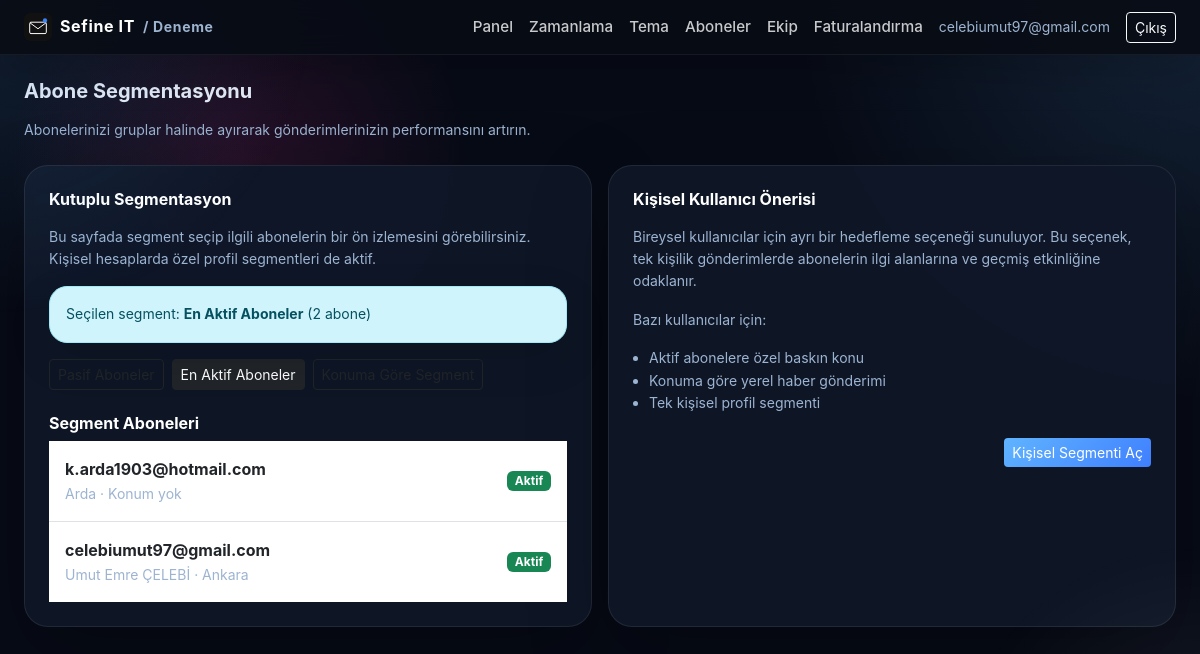
/panel/segments?segment=active (signed in), run on the app's committed database.
### app/models.py (models this page shows)
class Organization(Base):
    __tablename__ = "organizations"
    id = Column(Integer, primary_key=True)
    name = Column(String(200), nullable=False)
    slug = Column(String(200), unique=True, nullable=False)
    brand_name = Column(String(200), nullable=False)  # mail/panelde görünen marka adı
    owner_email = Column(String(255), nullable=False)
    account_type = Column(String(20), default="company", nullable=False)  # company | individual
    sector_id = Column(Integer, ForeignKey("sectors.id"), nullable=True)  # kayıt sırasında seçilen sektör
    mail_theme = Column(String(20), default="klasik", nullable=False)  # klasik | minimal
    mail_accent = Column(String(20), default="#111111", nullable=False)  # bültende kullanılan vurgu rengi (hex)
    created_at = Column(DateTime, default=datetime.utcnow, nullable=False)
    plan = Column(String(30), default="free", nullable=False)  # free | starter | pro
    subscription_status = Column(String(30), default="trialing", nullable=False)
    trial_ends_at = Column(DateTime, nullable=True)
    subscription_expires_at = Column(DateTime, nullable=True)  # Shopier tekrarlayan ödeme yapmadığı için manuel takip edilir
    current_duration_days = Column(Integer, nullable=True)  # 30/90/180/365 - hangi süre paketi aktif, Faturalandırma sayfasında doğru kutuyu "Yenile" göstermek için
    renewal_reminder_sent_at = Column(DateTime, nullable=True)
    api_key = Column(String(64), unique=True, nullable=True)
    mail_theme = Column(String, default="klasik")
    mail_accent = Column(String, default="#000000")

class Subscriber(Base):
    __tablename__ = "subscribers"
    __table_args__ = (UniqueConstraint("organization_id", "email", name="uq_subscriber_org_email"),)
    id = Column(Integer, primary_key=True)
    organization_id = Column(Integer, ForeignKey("organizations.id"), nullable=False, index=True)
    email = Column(String(255), nullable=False)
    name = Column(String(200), nullable=True)
    active = Column(Boolean, default=True, nullable=False)
    added_at = Column(DateTime, default=datetime.utcnow, nullable=False)
    detected_city = Column(String(100), nullable=True)  # "Konumumu Kullan" ile algılanan şehir
    categories = relationship("Category", secondary=subscriber_categories)
    use_custom_schedule = Column(Boolean, default=False, nullable=False)
    custom_days_of_week = Column(String(50), nullable=True)
    custom_hour = Column(Integer, nullable=True)
    custom_minute = Column(Integer, nullable=True)

### app/routers/panel.py (the view)
@router.get("/segments")
def segments_page(request: Request, db: Session = Depends(get_db)):
    guard, org = _guard(request, db)
    if guard:
        return guard
    plan = get_plan(org.plan, org.account_type)
    if not plan.get("subscriber_segmentation"):
        return RedirectResponse(url="/panel?error=segments_not_allowed", status_code=302)
    segments_list = [
        {
            "slug": "inactive",
            "title": "Pasif Aboneler",
            "description": "Uzun süredir maillerinizi açmayan abonelere özel takip planı hazırlayın.",
            "example": "Onları yeniden kazanmak için hatırlatma gönderin.",
        },
        {
            "slug": "active",
            "title": "En Aktif Aboneler",
            "description": "En sık etkileşim gösteren aboneleri hedefleyerek dönüşümü artırın.",
            "example": "Onlara özel teklifler ve erken erişim sunun.",
        },
        {
            "slug": "region",
            "title": "Konuma Göre Segment",
            "description": "Abonelerinizi şehir ve bölgeye göre gruplandırarak yerel içerik gönderin.",
            "example": "Yerel duyurularla ilgiyi yükseltin.",
        },
    ]
    if org.account_type == "individual":
        segments_list.append({
            "slug": "personal_profile",
            "title": "Kişisel Profil Segmenti",
            "description": "Kişisel kullanıcı davranışına göre daha özel gönderimler yapın.",
            "example": "Her aboneye onun ilgilendiği konulardan bahsedin.",
            "personal": True,
        })
    selected_segment_slug = request.query_params.get("segment")
    selected_segment = None
    segment_subscribers = []
    segment_count = 0
    if selected_segment_slug:
        selected_segment = next((s for s in segments_list if s["slug"] == selected_segment_slug), None)
        if selected_segment:
            query = db.query(Subscriber).filter(Subscriber.organization_id == org.id)
            if selected_segment_slug == "inactive":
                query = query.filter(Subscriber.active.is_(False))
            elif selected_segment_slug == "active":
                query = query.filter(Subscriber.active.is_(True))
            elif selected_segment_slug == "region":
                query = query.filter(Subscriber.detected_city.isnot(None))
            elif selected_segment_slug == "personal_profile" and org.account_type == "individual":
                query = query.filter(Subscriber.active.is_(True))
            segment_subscribers = query.order_by(Subscriber.added_at.desc()).limit(8).all()
            segment_count = query.count()
    return templates.TemplateResponse("campaign_templates.html", {
        "request": request,
        "user": current_user_email(request),
        "org": org,
        "plan": plan,
        "segments_list": segments_list,
        "selected_segment": selected_segment,
        "segment_subscribers": segment_subscribers,
        "segment_count": segment_count,
    })

### app/templates/campaign_templates.html (shortened to what this page needs)
{% extends "base.html" %}
{% block content %}
<h5 class="fw-bold mb-3">Abone Segmentasyonu</h5>
<p class="text-secondary small mb-4">Abonelerinizi gruplar halinde ayırarak gönderimlerinizin performansını artırın.</p>
{% if not plan.subscriber_segmentation %}
<div class="alert alert-warning">Bu plan için aboneleri segmentlere ayırma kapalı. <a href="/panel/billing">Planınızı yükseltin</a>.</div>
{% else %}
<div class="row g-3">
  <div class="col-md-6">
    <div class="card-corp p-4 h-100">
      <h6 class="fw-bold mb-3">Kutuplu Segmentasyon</h6>
      <p class="small text-secondary">Bu sayfada segment seçip ilgili abonelerin bir ön izlemesini görebilirsiniz. Kişisel hesaplarda özel profil segmentleri de aktif.</p>
      {% if selected_segment %}
      <div class="alert alert-info small">Seçilen segment: <strong>{{ selected_segment.title }}</strong> ({{ segment_count }} abone)</div>
      {% endif %}
      <div class="d-flex flex-wrap gap-2">
        {% for segment in segments_list %}
        <a href="?segment={{ segment.slug }}" class="btn btn-outline-dark btn-sm{% if selected_segment and selected_segment.slug == segment.slug %} active{% endif %}">
          {{ segment.title }}
        </a>
        {% endfor %}
      </div>
      {% if selected_segment %}
      <div class="mt-4">
        <h6 class="fw-bold">Segment Aboneleri</h6>
        {% if segment_subscribers %}
        <ul class="list-group list-group-flush">
          {% for s in segment_subscribers %}
          <li class="list-group-item d-flex justify-content-between align-items-center p-3">
            <div>
              <div class="fw-bold">{{ s.email }}</div>
              <div class="small text-secondary">{{ s.name or 'İsim yok' }} · {% if s.detected_city %}{{ s.detected_city }}{% else %}Konum yok{% endif %}</div>
            </div>
            <span class="badge bg-{{ 'success' if s.active else 'secondary' }}">{{ 'Aktif' if s.active else 'Pasif' }}</span>
          </li>
          {% endfor %}
        </ul>
        {% else %}
        <div class="alert alert-secondary small">Bu segment için henüz abone yok.</div>
        {% endif %}
      </div>
      {% endif %}
    </div>
  </div>
  <div class="col-md-6">
    <div class="card-corp p-4 h-100">
      <h6 class="fw-bold mb-3">Kişisel Kullanıcı Önerisi</h6>
      <p class="small text-secondary">Bireysel kullanıcılar için ayrı bir hedefleme seçeneği sunuluyor. Bu seçenek, tek kişilik gönderimlerde abonelerin ilgi alanlarına ve geçmiş etkinliğine odaklanır.</p>
      <p class="small text-secondary">Bazı kullanıcılar için:</p>
      <ul class="small text-secondary ps-3">
        <li>Aktif abonelere özel baskın konu</li>
        <li>Konuma göre yerel haber gönderimi</li>
        <li>Tek kişisel profil segmenti</li>
      </ul>
      <div class="text-end mt-4">
        <a href="?segment=personal_profile" class="btn btn-dark btn-sm">Kişisel Segmenti Aç</a>
      </div>
    </div>
  </div>
</div>
{% endif %}
{% endblock %}

### app/templates/base.html (shortened to what this page needs)
<!DOCTYPE html>
<html lang="tr">
<head>
<link href="https://cdn.jsdelivr.net/npm/bootstrap@5.3.3/dist/css/bootstrap.min.css" rel="stylesheet">
<link href="/static/style.css" rel="stylesheet">
</head>
<body>
{% if user %}
<nav class="navbar navbar-dark navbar-corp">
  <div class="container-fluid px-4">
    <a class="navbar-brand fw-bold d-flex align-items-center gap-2" href="/panel">
      <img src="/static/logo.svg" alt="" height="28">
      {{ brand_name }}{% if org %}<span class="small text-secondary">/ {{ org.name }}</span>{% endif %}
    </a>
    <div class="d-flex align-items-center gap-3">
      <a href="/panel" class="nav-link-corp">Panel</a>
      <a href="/panel/schedule" class="nav-link-corp">Zamanlama</a>
      <a href="/panel/theme" class="nav-link-corp">Tema</a>
      {% if org and org.account_type == 'individual' %}
        <a href="/panel/my-categories" class="nav-link-corp">Kategorilerim</a>
      {% else %}
        <a href="/panel/subscribers" class="nav-link-corp">Aboneler</a>
        <a href="/panel/team" class="nav-link-corp">Ekip</a>
      {% endif %}
      <a href="/panel/billing" class="nav-link-corp">Faturalandırma</a>
      <span class="text-secondary small">{{ user }}</span>
      <a href="/logout" class="btn btn-sm btn-outline-light">Çıkış</a>
    </div>
  </div>
</nav>
{% endif %}
<div class="container-fluid px-4 py-4">
{% block content %}{% endblock %}
</div>
</body>
</html>

### app/static/style.css (style rules this page uses)
:root { --bg-base: #070b16; --bg-layer: radial-gradient(circle at top right, rgba(96,180,255,0.14), transparent 28%), radial-gradient(circle at 20% 20%, rgba(225,47,145,0.14), transparent 20%), #070b16; --surface: rgba(15, 23, 40, 0.96); --surface-soft: rgba(13, 18, 32, 0.9); --surface-border: rgba(255,255,255,0.08); --text-primary: #e8eef8; --text-secondary: #9db4d1; --text-muted: #7d8fa8; --accent: #60b4ff; --accent-strong: #3f7fff; --accent-soft: rgba(96,180,255,0.16); --success: #34d399; --warning: #fbbf24; --danger: #fb7185; --shadow: 0 28px 80px rgba(0,0,0,0.28); }
* { box-sizing: border-box; }
html, body { min-height: 100%; }
body { margin: 0; font-family: 'Inter', -apple-system, BlinkMacSystemFont, 'Segoe UI', Roboto, Arial, sans-serif; background: var(--bg-layer); color: var(--text-primary); line-height: 1.6; -webkit-font-smoothing: antialiased; text-rendering: optimizeLegibility; }
body::before { content: ''; position: fixed; inset: 0; background: radial-gradient(circle at top left, rgba(96,180,255,0.12), transparent 22%), radial-gradient(circle at bottom right, rgba(255,255,255,0.08), transparent 18%); pointer-events: none; z-index: 0; }
nav.navbar-corp { background: rgba(8, 12, 21, 0.92); backdrop-filter: blur(18px); box-shadow: 0 18px 40px rgba(0,0,0,0.16); border-bottom: 1px solid rgba(255,255,255,0.06); position: sticky; top: 0; z-index: 50; }
.navbar-brand { color: #fff; font-size: 1rem; letter-spacing: 0.04em; }
.nav-link-corp { color: rgba(255,255,255,0.78); text-decoration: none; font-size: 0.95rem; font-weight: 500; }
.btn-dark { background: linear-gradient(135deg, var(--accent), var(--accent-strong)); border: none; color: #fff; }
.card-corp { background: var(--surface); border: 1px solid var(--surface-border); border-radius: 24px; box-shadow: var(--shadow); color: var(--text-primary); }
.card-corp h6, .card-corp h5, .card-corp h4 { color: #fff; }
.alert { border-radius: 18px; box-shadow: 0 16px 40px rgba(0,0,0,0.15); }
.text-secondary { color: var(--text-secondary) !important; }

### data on the page
Organization: name "Deneme"
Subscriber: email "k.arda1903@hotmail.com", name "Arda", shows "Konum yok", active "Aktif"
Subscriber: email "celebiumut97@gmail.com", name "Umut Emre ÇELEBİ", detected_city "Ankara", active "Aktif"

### other printed values
{{ brand_name }} "Sefine IT"
{{ user }} "celebiumut97@gmail.com"
{{ selected_segment.title }} "En Aktif Aboneler"
{{ segment_count }} "2"
{{ segment.title }} "En Aktif Aboneler"
